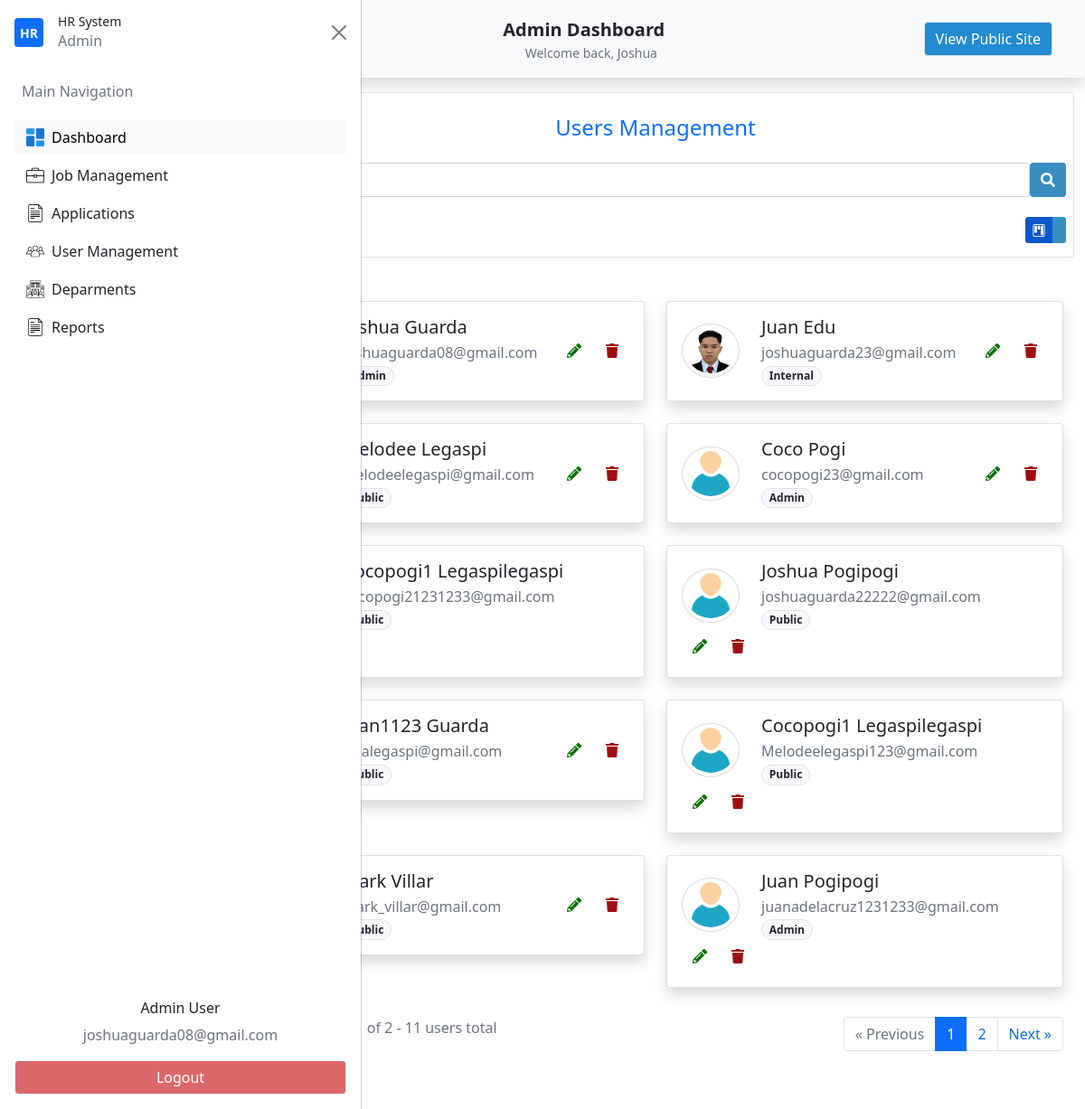
Page /admin-get-users (signed in) on the earlier database version.
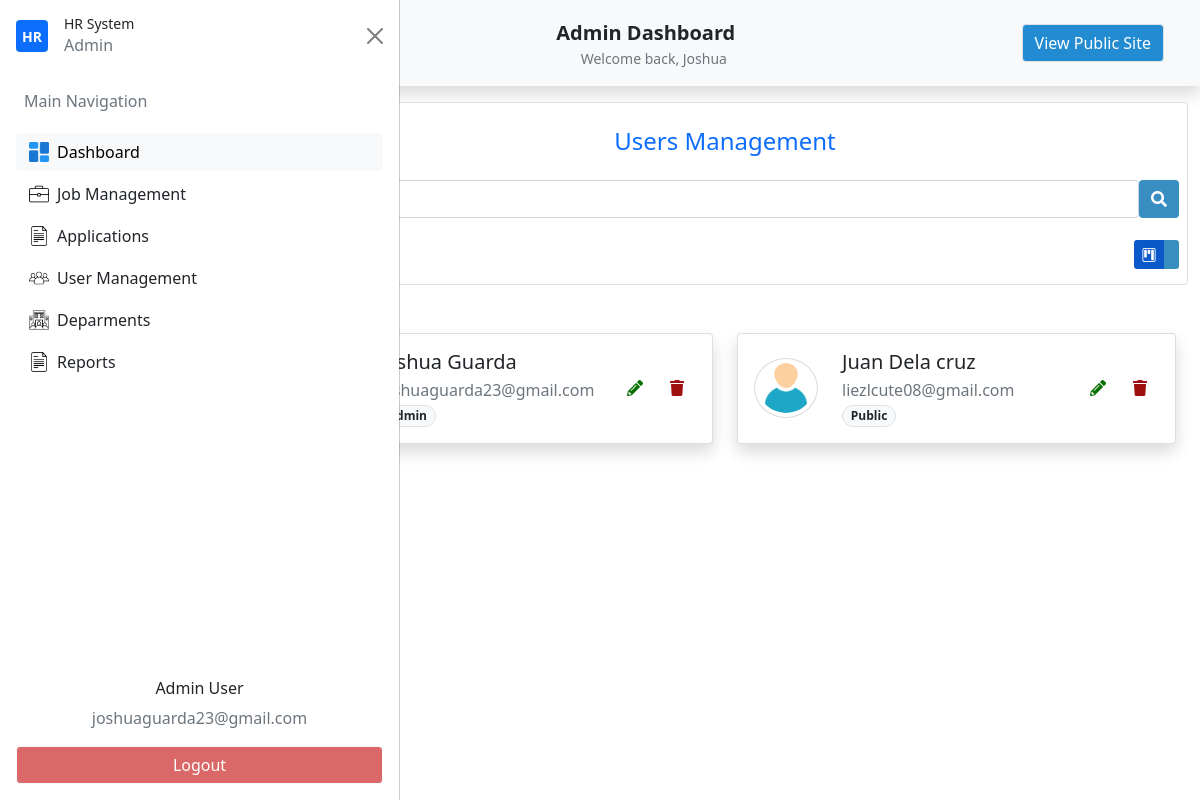
Same page on the later database version.
### my_app/models.py (models this page shows, shortened)
class Usertype(db.Model):
    id = db.Column(db.Integer(),primary_key=True)
    name=db.Column(db.String(length=30),unique=True,nullable=False)
    user_type=db.relationship('Users',backref='desig_user',lazy=True)
    def __str__(self):
        return self.name

class Users(db.Model,UserMixin):
    id = db.Column(db.Integer(),primary_key=True)
    firstname=db.Column(db.String(length=30),nullable=False)
    lastname=db.Column(db.String(length=30),nullable=False)
    email_address=db.Column(db.String(length=51),nullable=False)
    password_hash=db.Column(db.String(length=30),nullable=False)
    address_1 = db.Column(db.String(length=120),nullable=True)
    address_2 = db.Column(db.String(length=100),nullable=True)
    brgy_id = db.Column(db.String(),nullable=True)
    munci_id = db.Column(db.String(),nullable=True)
    prov_id = db.Column(db.String(),nullable=True)
    zipcode = db.Column(db.String(),nullable=True)
    mobile_number = db.Column(db.String(length=11),nullable=True)
    phone_number = db.Column(db.String(length=8),nullable=True)
    profile_picture =db.Column(db.String(),nullable=True)
    department_id =db.Column(db.Integer(),db.ForeignKey('department.id'))
    department = db.relationship('Department')
    user_type_id = db.Column(db.Integer(),db.ForeignKey('usertype.id'))
    user_type = db.relationship('Usertype')
    creation_date = db.Column(db.Date(),nullable=False)
    write_date =  db.Column(db.Date(),nullable=False)
    @property
    def password(self):
        raise AttributeError("Password is write-only.")

### my_app/routes.py (the view, shortened to what this page needs)
@app.route('/admin-get-users', methods=["GET"])
@login_required
def admin_dashboard_manage_users():
    search_term = request.args.get('q', '').strip()
    page = request.args.get('page', 1, type=int)
    view_type = request.args.get('view', 'kanban', type=str)
    query = Users.query.join(Usertype)
    full_name = Users.firstname + ' ' + Users.lastname
    users_pagination = query.paginate(page=page, per_page=10, error_out=False)
    users = users_pagination.items
    return render_template('admin/admin_users_management.html',
                         users=users,
                         search_term=search_term,
                         pagination=users_pagination,
                         view_type=view_type
                         )

### my_app/templates/admin/admin_users_management.html (shortened to what this page needs)
{% extends "admin/admin_dashboard.html"%}
{% block nav%}
<li class="nav-item">
    <button id="nav-btn" type="button" class="btn btn-light fw-normal border" onclick="location.href='{{ url_for('home_page') }}'">
    View Public Site
    </button>
</li>
{% endblock%}
{% block section %}
<section id="UsersManagement">
    <div class="container">
        <div class="row pt-3">
            <div class="col-12">
                <div class="card users-management">
                    <div class="card-body p-2">
                        <div class="text-center">
                            <h4 class="py-3 text-primary">Users Management</h4>
                                <form id="searchUserForm" method="GET" action="{{ url_for('admin_dashboard_manage_users') }}">
                                    <div class="d-flex">
                                    <input id="searchUserInput" name="q" type="text" class="form-control" placeholder="Search" value="{{ request.args.get('q', '') }}">
                                    <button type="submit" class="btn btn-primary">
                                        <i class="fas fa-search"></i>
                                    </button>
                                    </div>
                                </form>
                        </div>
                        <div class="d-flex justify-content-between align-items-center mt-3 flex-wrap">
                            <button type="button" class="btn btn-primary d-none d-md-block" onclick="openUserCreateModal()">
                            </button>
                            <div class="d-none d-md-flex justify-content-between w-50">
                                <div class="btn-group" role="group" aria-label="Basic outlined example">
                                    <button type="button" class="kanban-view btn btn-sm btn-primary active" data-bs-toggle="tooltip" title="Kanban View">
                                        <i class="bi bi-kanban"></i>
                                    </button>
                                    <button type="button" class="list-view btn btn-sm btn-primary" data-bs-toggle="tooltip" title="List View">
                                    </button>
                                </div>
                            </div>
                        </div>
                    </div>
                </div>
            </div>
        </div>
        <section id="UsersManagementKanbanView" class="container {% if view_type != 'kanban' %}d-none{% endif %}">
            <div id="users-container" class="row row-cols-1 row-cols-lg-2 g-4 py-5">
                {% if users %}
                    {% for user in users %}
                        <div class="col">
                            <div class="col" id="user-card-{{ user.id }}">
                                <div class="card shadow h-100">
                                    <div class="card-body">
                                        <div class="d-flex flex-wrap align-items-center justify-content-between">
                                            <div class="d-flex align-items-center flex-wrap flex-grow-1 min-w-0">
                                                <img id="user-avatar-{{ user.id }}"
                                                src="{{
                                                url_for('static', filename='uploads/avatars/' + user.profile_picture)
                                                if user.profile_picture
                                                else url_for('static', filename='builtin/icons/person.png')
                                                }}"
                                                onerror="this.onerror=null; this.src='{{ url_for('static', filename='builtin/icons/person.png') }}';"
                                                class="rounded-circle me-3 p-1"
                                                style="border: 1px solid {{ user.department.color if user.department and user.department.color else '#dcdbdb' }};"
                                                width="64" height="60">
                                                <div class="px-2">
                                                    <h5 class="mb-1" id="user-name-{{ user.id }}">{{ user.firstname|capitalize }} {{ user.lastname|capitalize }}</h5>
                                                    <p class="text-muted mb-0" id="user-email-{{ user.id }}">{{ user.email_address }}</p>
                                                    <p class="text-muted mb-0" id="user-type-{{ user.id }}">
                                                        <span class="badge border rounded-pill bg-light text-dark"
                                                            data-user-type-id="{{ user.user_type_id }}">
                                                            {{ user.user_type.name|capitalize }}
                                                        </span>
                                                    </p>
                                                </div>
                                            </div>
                                            <div class="btn-group gap-1 mt-3 mt-md-0">
                                                <button type="button" class="btn btn-transparent-success" onclick="openUserEditModal({{user.id}})">
                                                    <i class="fas fa-pencil-alt"></i>
                                                </button>
                                                <button type="button" class="btn btn-transparent-danger" onclick="openUserDeleteModal({{user.id}})">
                                                    <i class="fas fa-trash"></i>
                                                </button>
                                            </div>
                                        </div>
                                    </div>
                                </div>
                            </div>
                        </div>
                    {% endfor %}
                {% endif %}
                {% if pagination.pages > 1 %}
                    <div class="col-12 d-md-flex justify-content-between">
                        <div class="text-muted m-2 text-center text-md-start">
                            Showing page {{ pagination.page }} of {{ pagination.pages }} -
                            {{ pagination.total }} users total
                        </div>
                        <nav aria-label="User pagination" class="mt-2">
                            <ul class="pagination justify-content-center justify-content-md-end flex-wrap">
                                <li class="page-item {% if not pagination.has_prev %}disabled{% endif %}">
                                    <a class="page-link"
                                    href="{{ url_for('admin_dashboard_manage_users', q=search_term, page=pagination.prev_num, view='kanban') if pagination.has_prev else '#' }}">
                                        &laquo; Previous
                                    </a>
                                </li>
                                {% for page_num in pagination.iter_pages(left_edge=1, left_current=1, right_current=2, right_edge=1) %}
                                    {% if page_num %}
                                        <li class="page-item {% if page_num == pagination.page %}active{% endif %} d-none d-sm-block">
                                            <a class="page-link"
                                            href="{{ url_for('admin_dashboard_manage_users', q=search_term, page=page_num, view='kanban') }}">
                                                {{ page_num }}
                                            </a>
                                        </li>
                                    {% else %}
                                        <li class="page-item disabled d-none d-sm-block">
                                            <span class="page-link">…</span>
                                        </li>
                                    {% endif %}
                                {% endfor %}
                                <li class="page-item {% if not pagination.has_next %}disabled{% endif %}">
                                    <a class="page-link"
                                    href="{{ url_for('admin_dashboard_manage_users', q=search_term, page=pagination.next_num, view='kanban') if pagination.has_next else '#' }}">
                                        Next &raquo;
                                    </a>
                                </li>
                            </ul>
                        </nav>
                    </div>
                {% endif %}
            </div>
        </section>
    </div>
</section>
{% endblock%}

### my_app/templates/dashboard/base_dashboard.html (shortened to what this page needs)
{% extends "base.html"%}
{% block content %}
    <nav class="navbar navbar-expand-lg navbar-light bg-light shadow p-4 custom-nav-class">
        <div class="container">
            {% if current_user.user_type.name=='admin' or current_user.user_type.name=='internal'%}
                <div class="d-flex w-100 justify-content-between align-items-center position-relative">
                    <button class="btn btn-light d-flex justify-content-center align-items-center p-2 dashboard_side_btn" type="button" data-bs-toggle="offcanvas" data-bs-target="#offcanvasScrolling" aria-controls="offcanvasScrolling">
                    </button>
                    <div class="position-absolute start-50 translate-middle-x text-center">
                        <a class="navbar-brand fw-bold mb-0 text-dark" href="{{ url_for('admin_dashboard') }}">
                            <span>{{ current_user.user_type|capitalize }}</span> Dashboard
                        </a>
                        <div class="text-muted small">Welcome back, {{ current_user.firstname|capitalize }}</div>
                    </div>
                </div>
            {% endif %}
            <div class="collapse navbar-collapse justify-content-center custom-nav-list-dashboard text-nowrap" id="navbarNavAltMarkup">
                <ul class="navbar-nav ms-auto">
                    {% block nav%}
                    {% endblock%}
                </ul>
            </div>
        </div>
    </nav>
    {% if current_user.user_type.name=='admin' or current_user.user_type.name=='internal'%}
    <div class="offcanvas offcanvas-start" data-bs-scroll="true" data-bs-backdrop="false" tabindex="-1" id="offcanvasScrolling" aria-labelledby="offcanvasScrollingLabel">
        <div class="offcanvas-header">
            <div class="d-flex align-items-center gap-2">
                <div class="d-flex align-items-center justify-content-center bg-primary rounded me-2" style="width: 2rem; height: 2rem;">
                    <span class="text-white fw-bold small">HR</span>
                </div>
                <div id="hr-details">
                    <h2 class="fw-semibold small mb-0">HR System</h2>
                    <p class="text-muted text-xs mb-0">{{ current_user.user_type|capitalize }}</p>
                </div>
            </div>
            <button type="button" class="btn-close text-reset" data-bs-dismiss="offcanvas" aria-label="Close"></button>
        </div>
        <div class="offcanvas-body">
            <ul class="nav flex-column gap-1">
                <li class="nav-item">
                    <p class="text-muted text-start px-2">Main Navigation</p>
                </li>
                <li class="nav-item">
                    <button class="btn btn-light w-100 text-start d-flex align-items-center dashboard_side_btn" onclick="location.href='{{ url_for('admin_dashboard') }}'" >
                        <img src="{{ url_for('static', filename='builtin/icons/dashboard.png') }}" width="20" class="me-2">
                        Dashboard
                    </button>
                </li>
                <li class="nav-item">
                   <button class="btn  w-100 text-start d-flex align-items-center dashboard_side_btn">
                         <img src="{{ url_for('static', filename='builtin/icons/briefcase.png') }}" width="20" class="me-2">
                        Job Management
                    </button>
                </li>
                <li class="nav-item">
                    <button class="btn  w-100 text-start d-flex align-items-center dashboard_side_btn">
                         <img src="{{ url_for('static', filename='builtin/icons/file.png') }}" width="20" class="me-2">
                        Applications
                    </button>
                </li>
                <li class="nav-item">
                   <button class="btn  w-100 text-start d-flex align-items-center dashboard_side_btn" onclick="location.href='{{ url_for('admin_dashboard_manage_users') }}'">
                        <img src="{{ url_for('static', filename='builtin/icons/group.png') }}" width="20" class="me-2">
                        User Management
                    </button>
                </li>
                <li class="nav-item">
                   <button class="btn  w-100 text-start d-flex align-items-center dashboard_side_btn">
                         <img src="{{ url_for('static', filename='builtin/icons/corporation.png') }}" width="20" class="me-2">
                        Deparments
                    </button>
                </li>
                <li class="nav-item">
                   <button class="btn  w-100 text-start d-flex align-items-center dashboard_side_btn">
                         <img src="{{ url_for('static', filename='builtin/icons/file.png') }}" width="20" class="me-2">
                        Reports
                    </button>
                </li>
            </ul>
        </div>
        <div class="offcanvas-footer p-3">
            <div class="text-center">
                <h6>{{current_user.user_type|capitalize}} User</h6>
                <p class='text-muted'>{{current_user.email_address}}</p>
            </div>
            <button id="logout-btn" class="btn btn-light w-100" onclick="location.href='{{ url_for('logout_page') }}'">
                Logout
            </button>
        </div>
    </div>
    {% endif %}
    <section class="main-content">
    {% block section %}
    {% endblock%}
    </section>
{% endblock%}

Differences in the rows shown:
removed Users: firstname "Melodee", lastname "Legaspi", email_address "Melodeelegaspi@gmail.com", user_type.name "Public"
removed Users: firstname "Coco", lastname "Pogi", email_address "cocopogi23@gmail.com", user_type.name "Admin"
removed Users: firstname "Cocopogi1", lastname "Legaspilegaspi", email_address "cocopogi21231233@gmail.com", user_type.name "Public"
removed Users: firstname "Joshua", lastname "Pogipogi", email_address "joshuaguarda22222@gmail.com", user_type.name "Public"
removed Users: firstname "Juan1123", lastname "Guarda", email_address "Elsalegaspi@gmail.com", user_type.name "Public"
removed Users: firstname "Cocopogi1", lastname "Legaspilegaspi", email_address "Melodeelegaspi123@gmail.com", user_type.name "Public"
removed Users: firstname "Mark", lastname "Villar", email_address "mark_villar@gmail.com", user_type.name "Public"
removed Users: firstname "Juan", lastname "Pogipogi", email_address "juanadelacruz1231233@gmail.com", user_type.name "Admin"
changed Users "Joshua": email_address "joshuaguarda08@gmail.com" → "joshuaguarda23@gmail.com"
changed Users "Juan": profile_picture: picture removed, a placeholder shows; lastname "Edu" → "Dela cruz"; email_address "joshuaguarda23@gmail.com" → "liezlcute08@gmail.com"; user_type.name "Internal" → "Public"
Other differences:
{{ pagination.pages }}: "2" → (not shown)
{{ pagination.total }}: "11" → (not shown)
text no longer shown: "of - users total « Previous Next »"
list line gone: "1"
list line gone: "2"
